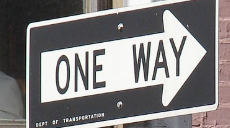
#> input picture Images/one_way_right_test_1.png, 230 x 128 px, given in place of stop.jpg, which was not available
$ python detectionV1.py
#> lines starting #> are read from the running program, lines starting #| are printed output that depends on the picture; pictures that were not available may be replaced by others from this repository, and a replacement may not be noted
import cv2
import numpy as np
import matplotlib.pyplot as plt

"""
Given an image detected to be a sign, this will recognize what kind of sign it is
Note to whoever uses this afterwards:
    - make each image the same size of your desire and make each query image that same size
        - this should get you better results

Potential Improvements:
    -  preprocess the query images to get rid of potential noise that may occur.
    -  guarantee better accuracy by also checking the primary color?

"""


def get_match(image, train_list):
    cv2.namedWindow("image", cv2.WINDOW_NORMAL)
    image = cv2.imread(image)
    image = cv2.morphologyEx(
        image,
        cv2.MORPH_OPEN,
        cv2.getStructuringElement(cv2.MORPH_RECT, (2, 2))
    )
    image = cv2.morphologyEx(
        image,
        cv2.MORPH_CLOSE,
        cv2.getStructuringElement(cv2.MORPH_RECT, (2, 2))
    )

    matches = []

    orb = cv2.ORB_create() # orb is a way to get the key points and descriptors of an image
    bf = cv2.BFMatcher(cv2.NORM_HAMMING, crossCheck=True)   # bfmatcher is a way to match key points and descriptors

    # just a counter
    index = 0

    for img in train_list:

        #get the key points and descriptors for the actual sign and tested image
        kp, des = orb.detectAndCompute(img, None)                   # train
        kp_test, des_test = orb.detectAndCompute(image, None)       # query

        # match - list of all the matches
        matches.append(sorted(bf.match(des, des_test), key=lambda x: x.distance))


        # draws the train and query image and the matches
        img2 = cv2.drawMatchesKnn(img, kp, image, kp_test, matches[:10], None, flags=2)

        # lets you see each image and its matches
        # cv2.imshow('show', img2)
        # cv2.waitKey(0)  # note you have to press a button in order to move to the next image
        index+=1


    # this block basically gets you the closest match
    # (the lower the score the more likely the match)
    unique_signs = ["stop", "no turns", "one way right", "one way left", "road closed"]
    index = 0
    # so this takes the average of first 10 in each match list and prints them out
    for i in matches:
        distance_list = []
        for j in i[:10]:
            distance_list.append(j.distance)
        try:
            print(unique_signs[index], sum(distance_list)/len(distance_list))
        except ZeroDivisionError:
            print("-")
        index += 1


if __name__ == "__main__":
    image_to_match = "Images/one_way_left_test_1.png" #place filepath of image here
    # image_to_match = "Images/one_way_right_test_1.png" #place filepath of image here
    # image_to_match = "Images/road_closed_test_1.png" #place filepath of image here


    cv2.namedWindow("stop", cv2.WINDOW_NORMAL)
    stop = cv2.imread("Images/stop.jpg")
#> stop is the input picture: shape (128, 230, 3); mean B, G, R 127, 126.9, 129.4
    stop = cv2.resize(stop, (300,300))
#> stop: shape (300, 300, 3)

    cv2.namedWindow("no_turns", cv2.WINDOW_NORMAL)
    no_turns = cv2.imread("Images/no_turns.jpg")
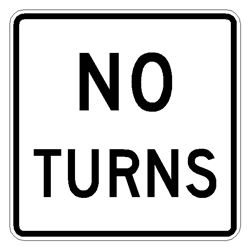
#> input picture Images/no_turns.jpg, 250 x 250 px
#> no_turns is the input picture: shape (250, 250, 3); min 0, max 255, mean 206.6
    no_turns = cv2.resize(no_turns,(300,300))
#> no_turns: shape (300, 300, 3)


    cv2.namedWindow("one_way_left", cv2.WINDOW_NORMAL)
    one_way_left = cv2.imread("Images/one_way_left.png")
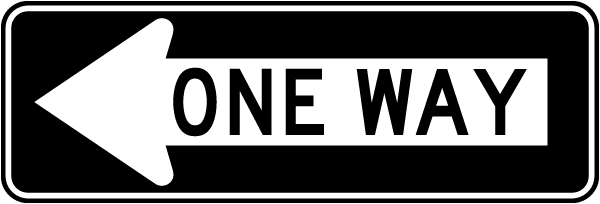
#> input picture Images/one_way_left.png, 600 x 204 px
#> one_way_left is the input picture: shape (204, 600, 3); min 0, max 255, mean 96.8
    # one_way_left = cv2.resize(one_way_left,None, fx = .6, fy=.6)

    cv2.namedWindow("one_way_right", cv2.WINDOW_NORMAL)
    one_way_right = cv2.imread("Images/one_way_right.jpg")
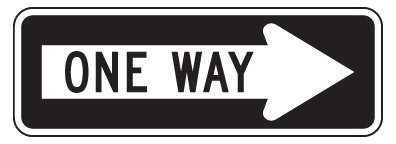
#> input picture Images/one_way_right.jpg, 396 x 144 px
#> one_way_right is the input picture: shape (144, 396, 3); mean B, G, R 143.6, 142.9, 145
    one_way_right = cv2.resize(one_way_right, None, fx = .8, fy=.8)
#> one_way_right: shape (115, 317, 3)

    cv2.namedWindow("road_closed", cv2.WINDOW_NORMAL)
    road_closed = cv2.imread("Images/road_closed.png")
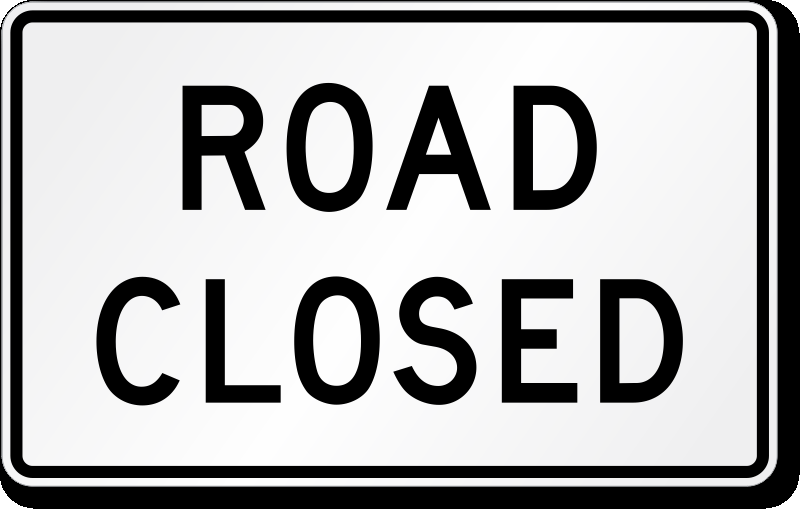
#> input picture Images/road_closed.png, 800 x 509 px
#> road_closed is the input picture: shape (509, 800, 3); mean B, G, R 179.8, 179.4, 179.4
    road_closed = cv2.resize(road_closed, None, fx = .5, fy=.5)
#> road_closed: shape (254, 400, 3)

    train_image_list = [stop, no_turns, one_way_right, one_way_left, road_closed]

    print("TESTING FOR: \t", image_to_match, '\n========= \nNOTE: THE LOWER THE SCORE, THE MORE LIKELY IT IS THAT SIGN\n')
    get_match(image_to_match, train_image_list)
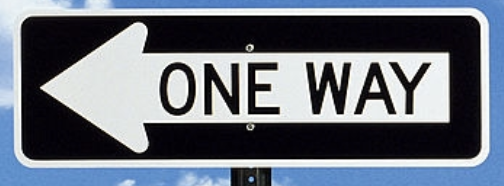
#> input picture Images/one_way_left_test_1.png, 504 x 186 px
#> in get_match, image is the input picture: shape (186, 504, 3); mean B, G, R 125.7, 113.8, 106.4
#> the loop in get_match, `for img in train_list:` made 5 passes
#> pass 1, in get_match, `img2 = cv2.drawMatchesKnn(img, kp, image, kp_test, matches[:10], None,..`:
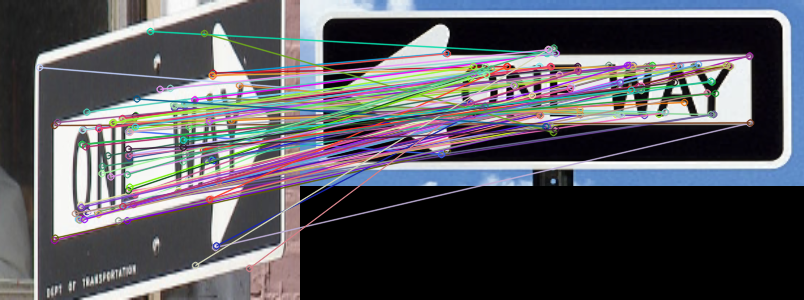
#> img2: shape (300, 804, 3); mean B, G, R 94.6, 88.8, 88.9
#> pass 3, in get_match, `img2 = cv2.drawMatchesKnn(img, kp, image, kp_test, matches[:10], None,..`:
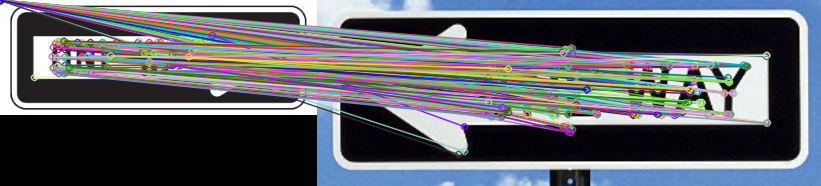
#> img2: shape (186, 821, 3); mean B, G, R 107.2, 100.3, 97.5
#> after the loop in get_match, `for img in train_list:`: index = 5; matches = 5 matches
#> the loop in get_match, `for i in matches:` made 5 passes
#> i on passes 1 to 5: 112 matches, 89 matches, 99 matches, 161 matches, 104 matches
#| stop 36.9
#| no turns 27.1
#| one way right 25.5
#| one way left 17.9
#| road closed 26.8
#> after the loop in get_match, `for i in matches:`: index = 5
